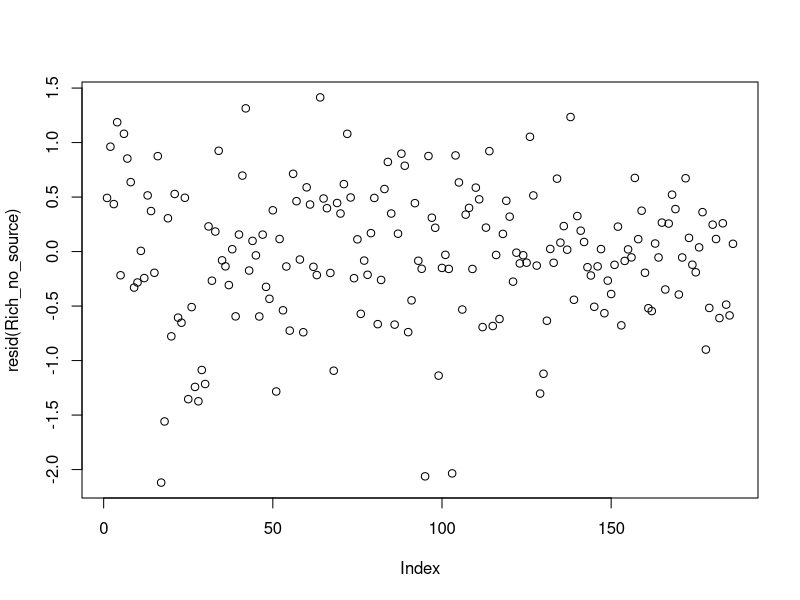
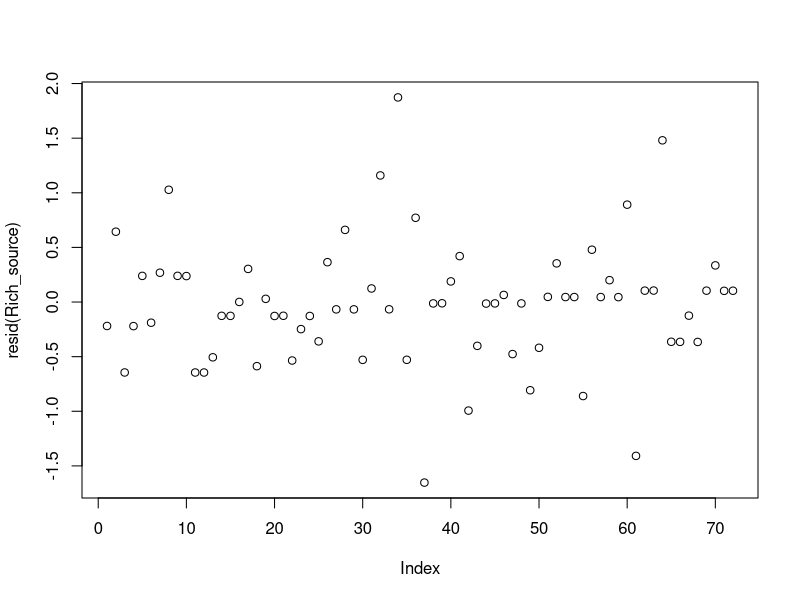
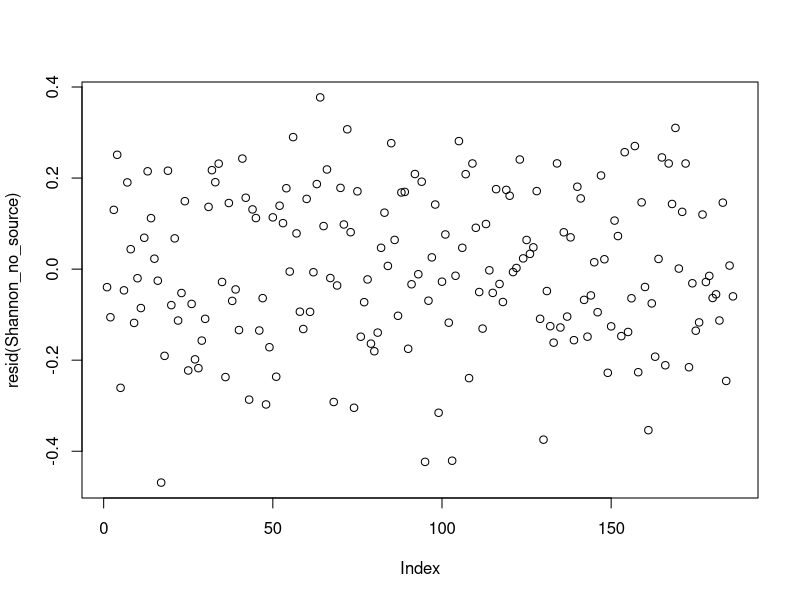
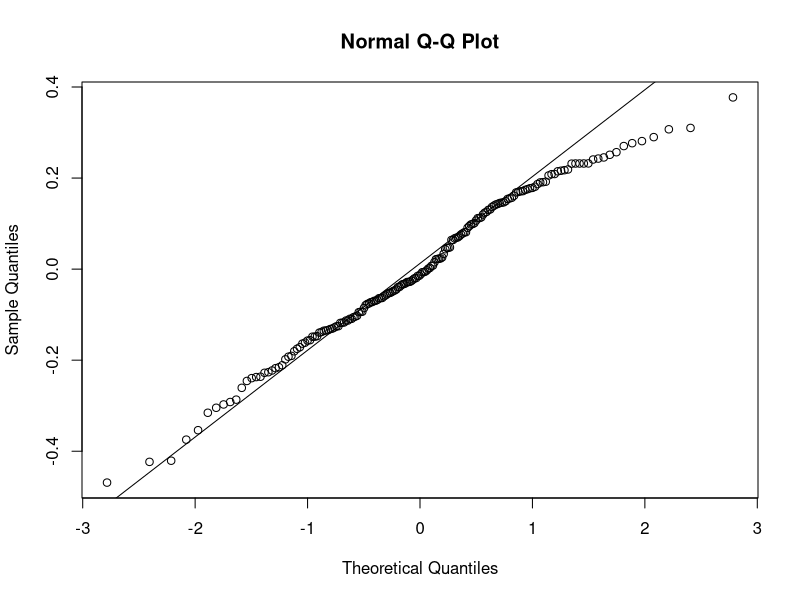
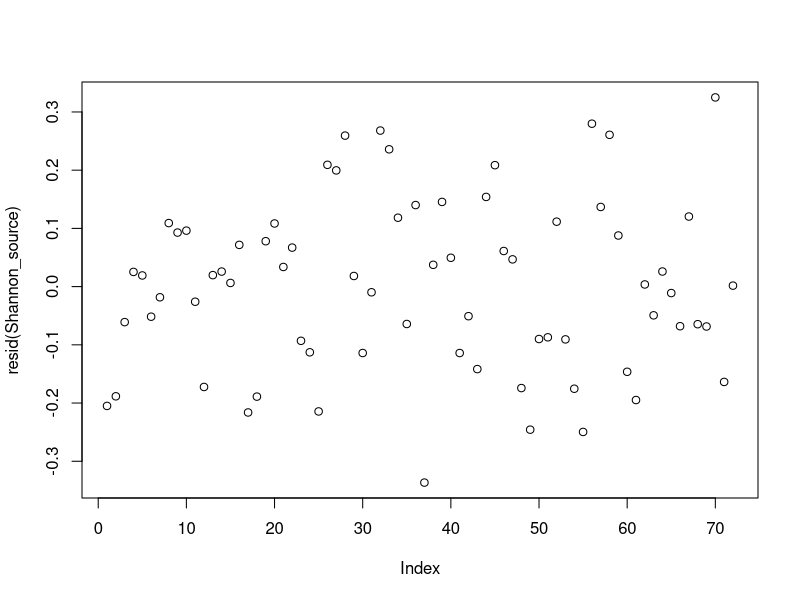
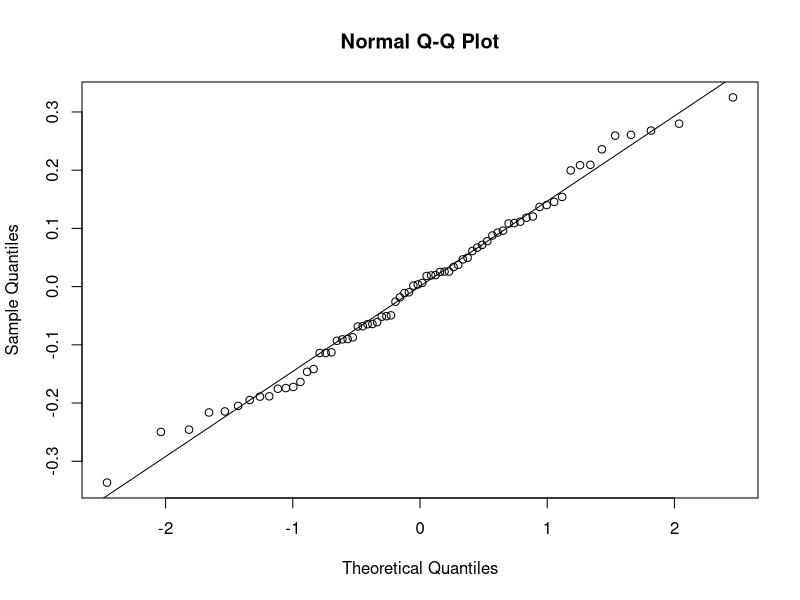

Reproduce these figures in R, in order.
# Alpha diversity with only family and above level data
# Richness and evenness

library(lme4)
library(vegan)
library(tidyverse)


full_data <-read.csv("family_data.csv")

#remove tank B7 which didn't exist due to leaking
full_data <- full_data[-which(full_data$Replicate =="B" & full_data$Treatment==7),]

#make just a community dataframe
community <- full_data %>% 
  select(-c(Date,Day,Replicate,Treatment,Salinity_Treat,Dispersal,Salinity_Measured))

# calculate richness 
richness <- specnumber(community, MARGIN = 1)

#calculate shannon's diversity 
shannon_div <- diversity(community, index = "shannon", MARGIN = 1, base = exp(2))

#calculate evenness -- Pielous evennnes shannon diversity/ log(richness)
evenness <- shannon_div/log(richness)

#make a dataframe with all alpha diversity indices and all data from full data
alpha <- as.data.frame(cbind(full_data,richness, shannon_div,evenness))

# remove source tanks
no_source_all <- alpha[alpha$Dispersal!= 0 & alpha$Dispersal!=1, ]

# ony source tanks
source_all <- alpha[alpha$Dispersal== 0 | alpha$Dispersal==1, ]

# richness over time given treatment for non-source tanks
# I used poisson because it is count data but was slightly underdispersed so switched to quasipoisson- same for both
Rich_no_source<-glm(richness~as.factor(Dispersal)+Salinity_Measured*Day,data = no_source_all,family =quasipoisson)

Rich_source<-glm(richness~Salinity_Measured*Day,data = source_all,family =quasipoisson)

#check for model assumptions
plot(resid(Rich_no_source))
plot(resid(Rich_source))

#evenness over time given treatment for non-source tanks
# evennness is very weird in this data because 5 tanks only have one species so evenness is Na...

# Shannon's Diversity- accounts for both richness and evenness in some way
Shannon_no_source<-lm(shannon_div~as.factor(Dispersal)+Salinity_Measured*Day,data = no_source_all)


Shannon_source<-lm(shannon_div~Salinity_Measured*Day,data = source_all)

#check for model assumptions 
plot(resid(Shannon_no_source))
qqnorm(resid(Shannon_no_source))
qqline(resid(Shannon_no_source))

plot(resid(Shannon_source))
qqnorm(resid(Shannon_source))
qqline(resid(Shannon_source))
